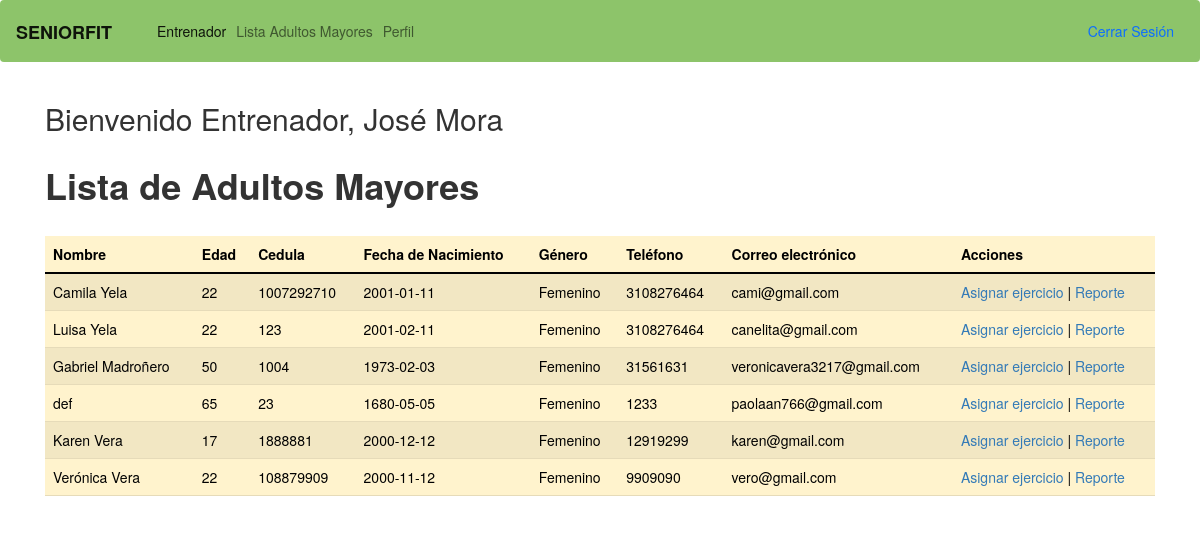
Screenshot of /trainer_home.php with the database file from the repository.
### tables this page shows
CREATE TABLE `usuarios` (
  `id` int(6) UNSIGNED NOT NULL,
  `nombre` varchar(50) NOT NULL,
  `edad` int(3) NOT NULL,
  `fecha_nacimiento` date NOT NULL,
  `genero` varchar(10) NOT NULL,
  `tipo_usuario` varchar(20) NOT NULL,
  `email` varchar(50) NOT NULL,
  `password` varchar(10) NOT NULL,
  `nombre_usuario` varchar(10) NOT NULL,
  `fecha_registro` timestamp NOT NULL DEFAULT current_timestamp() ON UPDATE current_timestamp(),
  `cedula` varchar(15) DEFAULT NULL,
  `telefono` varchar(10) DEFAULT NULL,
  `enfermedades` text DEFAULT NULL,
  `limitaciones` text DEFAULT NULL
);

### trainer_home.php (the view, shortened to what this page needs)
<!DOCTYPE html>
<html lang="en">
<head>
    <link href="https://cdn.jsdelivr.net/npm/bootstrap@5.0.2/dist/css/bootstrap.min.css" rel="stylesheet">
    <link rel="stylesheet" href="https://maxcdn.bootstrapcdn.com/bootstrap/3.4.1/css/bootstrap.min.css">
    </head>
  <body>
    <div>
    <?php include 'base_trainer.php'; ?>
    </div>
    <?php include 'conecta.php';
        $bd = conectar();
        $query = "SELECT * FROM usuarios WHERE tipo_usuario = 'Entrenador'";
        $result = mysqli_query($bd, $query);
        $entrenador = mysqli_fetch_array($result);
        $query2 = "SELECT * FROM usuarios WHERE tipo_usuario = 'Adulto Mayor'";
        $result2 = mysqli_query($bd, $query2);
        ?>
    <div class="container">
    <h2>
        <?php
        echo "Bienvenido Entrenador, ".$entrenador['nombre']; ?>
    </h2>
      <div class="row">
        <div class="col-bg-12 col-sm-12 mx-auto d-block">
        <h1 class="text"> <strong>Lista de Adultos Mayores</strong></h1><br>
        <table class="table table-warning table-striped ">
            <thead>
                <tr>
                    <th>Nombre</th>
                    <th>Edad</th>
                    <th>Cedula</th>
                    <th>Fecha de Nacimiento</th>
                    <th>Género</th>
                    <th>Teléfono</th>
                    <th>Correo electrónico</th>
                    <th>Acciones</th>
                </tr>
            </thead>
            <tbody>
                <?php
                while ($row = mysqli_fetch_array($result2)) {
                    echo "<tr>";
                    echo "<td>" . $row['nombre'] . "</td>";
                    echo "<td>" . $row['edad'] . "</td>";
                    echo "<td>" . $row['cedula'] . "</td>";
                    echo "<td>" . $row['fecha_nacimiento'] . "</td>";
                    echo "<td>" . $row['genero'] . "</td>";
                    echo "<td>" . $row['telefono'] . "</td>";
                    echo "<td>" . $row['email'] . "</td>";
                    echo "<td><a href='asing_exercise.php?cedula=".$row['cedula']."'>Asignar ejercicio</a> | <a href='reporte_trainer.php?cedula". $row['cedula'] . "' target='_blank'>Reporte</a></td>";
                    echo "</tr>";
                }
                ?>
            </tbody>
        </table>
        </div>
      </div>
    </div>
</body

### rows the page displays
usuarios: nombre "José Mora"
usuarios: nombre "Camila Yela", edad "22", cedula "1007292710", fecha_nacimiento "2001-01-11", genero "Femenino", telefono "3108276464", email "cami@gmail.com"
usuarios: nombre "Luisa Yela", edad "22", cedula "123", fecha_nacimiento "2001-02-11", genero "Femenino", telefono "3108276464", email "canelita@gmail.com"
usuarios: nombre "Gabriel Madroñero", edad "50", cedula "1004", fecha_nacimiento "1973-02-03", genero "Femenino", telefono "31561631", email "veronicavera3217@gmail.com"
usuarios: nombre "def", edad "65", cedula "23", fecha_nacimiento "1680-05-05", genero "Femenino", telefono "1233", email "paolaan766@gmail.com"
usuarios: nombre "Karen Vera", edad "17", cedula "1888881", fecha_nacimiento "2000-12-12", genero "Femenino", telefono "12919299", email "karen@gmail.com"
usuarios: nombre "Verónica Vera", edad "22", cedula "108879909", fecha_nacimiento "2000-11-12", genero "Femenino", telefono "9909090", email "vero@gmail.com"
